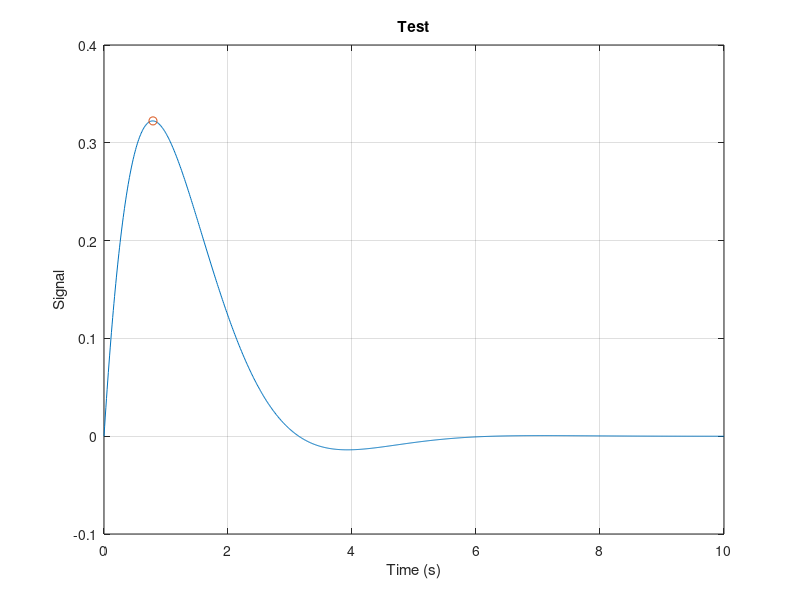

Recreate this plot in MATLAB.
clear
clc
close all

t = 0:0.01:10;
y = sin(t) .* exp(-1*t);


[maximum, index] = max(y);
zeit_max = t(index);

plot(t, y)
grid on 
xlabel('Time (s)');
ylabel('Signal')
title('Test')

hold on
plot(zeit_max, maximum, 'o')
hold off

disp('Maximum:')
disp(maximum)

disp('Zeitpunkt des max')
disp(zeit_max)

if maximum > 0.7
    disp('Amplitude stark')
else
    disp('Amplitude schwach')
end
